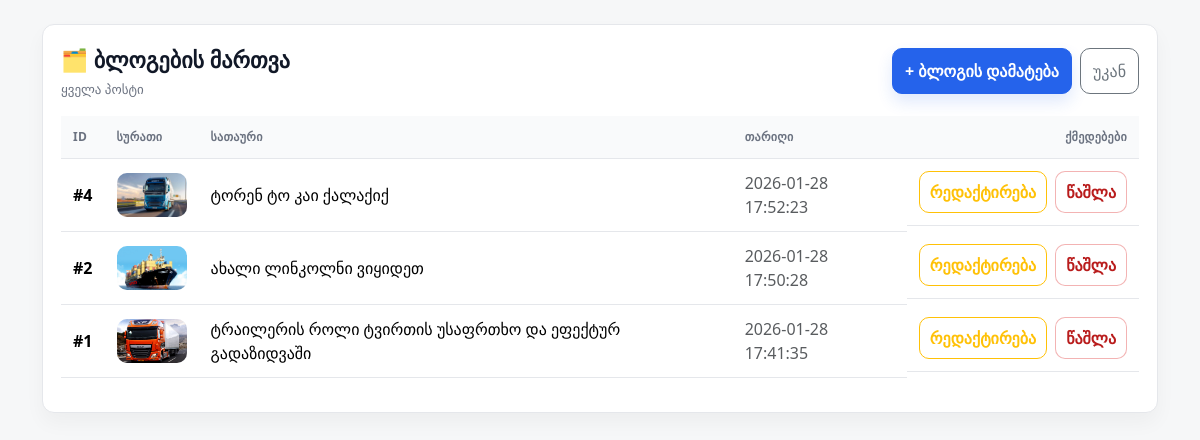
Page /admin/blog-manage.php (signed in) on the committed database.
### tables this page shows
CREATE TABLE IF NOT EXISTS `blog` (
  `id` int NOT NULL AUTO_INCREMENT,
  `title` varchar(255) NOT NULL,
  `content` text NOT NULL,
  `image` varchar(255) DEFAULT NULL,
  `created_at` timestamp NULL DEFAULT CURRENT_TIMESTAMP,
  `title_ka` text,
  `title_en` text,
  `title_ru` text,
  `content_ka` longtext,
  `content_en` longtext,
  `content_ru` longtext,
  PRIMARY KEY (`id`)
);

### public_html/admin/blog-manage.php (the view, shortened to what this page needs)
<?php
require __DIR__ . "/config/db.php";
$stmt = $pdo->query("SELECT * FROM blog ORDER BY created_at DESC");
$posts = $stmt->fetchAll(PDO::FETCH_ASSOC);
?>
<!doctype html>
<html lang="ka">
<head>
  <link href="https://cdn.jsdelivr.net/npm/bootstrap@5.3.8/dist/css/bootstrap.min.css" rel="stylesheet">
  <link rel="stylesheet" href="../assets/css/admin.css">
</head>
<body>
  <div class="container py-4">
    <div class="admin-card">
      <div class="d-flex justify-content-between align-items-center mb-3">
        <div>
          <div class="admin-h2 mb-1">🗂️ ბლოგების მართვა</div>
          <div class="admin-muted">ყველა პოსტი</div>
        </div>
        <div class="d-flex gap-2">
          <a class="btn btn-primary admin-btn" href="blog-add.php">+ ბლოგის დამატება</a>
          <a class="btn btn-outline-secondary admin-btn-soft" href="dashboard.php">უკან</a>
        </div>
      </div>
      <div class="table-responsive">
        <table class="table admin-table">
          <thead>
            <tr>
              <th>ID</th>
              <th>სურათი</th>
              <th>სათაური</th>
              <th>თარიღი</th>
              <th class="text-end">ქმედებები</th>
            </tr>
          </thead>
          <tbody>
            <?php foreach ($posts as $p): ?>
              <?php
              $img = !empty($p["image"])
                ? "../assets/uploads/blog/" . (int) $p["id"] . "/" . $p["image"]
                : "";
              ?>
              <tr>
                <td class="admin-td-id">#<?= (int) $p["id"] ?></td>
                <td>
                  <?php if ($img): ?>
                    <img src="<?= htmlspecialchars($img) ?>"
                      style="width:70px;height:44px;object-fit:cover;border-radius:10px;">
                  <?php else: ?>
                    <span class="admin-badge admin-badge--muted">სურათი არ არის</span>
                  <?php endif; ?>
                </td>
                <td><?= htmlspecialchars($p["title"]) ?></td>
                <td class="text-muted"><?= htmlspecialchars($p["created_at"] ?? "") ?></td>
                <td class="text-end d-flex justify-content-end gap-2">
                  <a class="btn btn-outline-warning admin-action" href="blog-edit.php?id=<?= (int) $p["id"] ?>">
                    რედაქტირება
                  </a>
                  <a class="btn btn-outline-danger admin-action" href="blog-delete.php?id=<?= (int) $p["id"] ?>"
                    onclick="return confirm('ნამდვილად გინდა წაშლა?');">
                    წაშლა
                  </a>
                </td>
              </tr>
            <?php endforeach; ?>
          </tbody>
        </table>
      </div>
    </div>
  </div>
</body>
</html>

### public_html/assets/css/admin.css (style rules this page uses)
:root { --admin-primary: #2563eb; --admin-primary-700: #1d4ed8; --admin-bg: #f6f7f8; --admin-card: #ffffff; --admin-border: #e5e7eb; --admin-text: #111827; --admin-muted: #6b7280; --admin-radius: 12px; --bs-primary: var(--admin-primary); --bs-primary-rgb: 37,99,235; }
body { background: var(--admin-bg); color: var(--admin-text); }
.admin-card { background: var(--admin-card); border: 1px solid var(--admin-border); border-radius: var(--admin-radius); box-shadow: 0 10px 20px rgba(0,0,0,.04); padding: 18px; }
.admin-h2 { font-size: 22px; font-weight: 800; }
.admin-muted { color: var(--admin-muted); font-size: 13px; }
.admin-btn { border-radius: 10px !important; font-weight: 800; padding: 10px 12px; box-shadow: 0 8px 16px rgba(37,99,235,.14); }
.btn-primary { background: var(--admin-primary) !important; border-color: var(--admin-primary) !important; }
.admin-btn-soft { border-radius: 10px !important; padding: 10px 12px; }
.admin-btn { border-radius: 10px !important; font-weight: 800; padding: 10px 12px; }
.admin-table { border-collapse: separate; border-spacing: 0; }
.admin-table thead th { font-size: 12px; letter-spacing: .3px; text-transform: uppercase; color: #6b7280; background: #f9fafb; border-bottom: 1px solid var(--admin-border) !important; padding: 12px 12px !important; }
.admin-table tbody td { border-top: 0 !important; border-bottom: 1px solid var(--admin-border) !important; padding: 12px 12px !important; vertical-align: middle; }
.admin-td-id { font-weight: 900; color: #111827; white-space: nowrap; }
.admin-action { border-radius: 10px !important; font-weight: 800; padding: 8px 10px; }
.btn-outline-danger { border-color: rgba(220,38,38,.35) !important; color: #b91c1c !important; background: #fff !important; }

### rows in the picture
blog: id "4", image+id (picture), title "ტორენ ტო კაი ქალაქიქ", created_at "2026-01-28 17:52:23"
blog: id "2", image+id (picture), title "ახალი ლინკოლნი ვიყიდეთ", created_at "2026-01-28 17:50:28"
blog: id "1", image+id (picture), title "ტრაილერის როლი ტვირთის უსაფრთხო და ეფექტურ გადაზიდვაში", created_at "2026-01-28 17:41:35"
